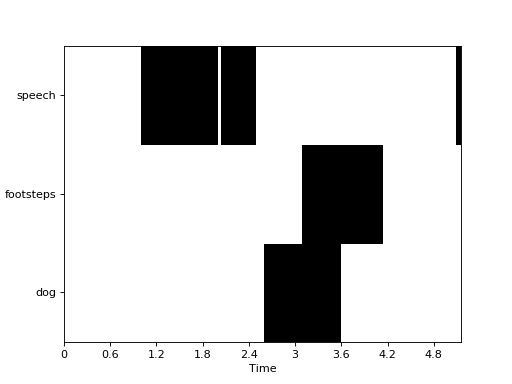

Recreate this plot in Python.
import dcase_util
meta_container_events = dcase_util.containers.MetaDataContainer(
    [
        {
            'filename': 'file1.wav',
            'event_label': 'speech',
            'onset': 1.0,
            'offset': 2.0,
        },
        {
            'filename': 'file1.wav',
            'event_label': 'speech',
            'onset': 2.05,
            'offset': 2.5,
        },
        {
            'filename': 'file1.wav',
            'event_label': 'speech',
            'onset': 5.1,
            'offset': 5.15,
        },
        {
            'filename': 'file1.wav',
            'event_label': 'footsteps',
            'onset': 3.1,
            'offset': 4.15,
        },
        {
            'filename': 'file1.wav',
            'event_label': 'dog',
            'onset': 2.6,
            'offset': 3.6,
        },
    ]
)
event_roll = meta_container_events.to_event_roll()

# Plot
event_roll.plot()
